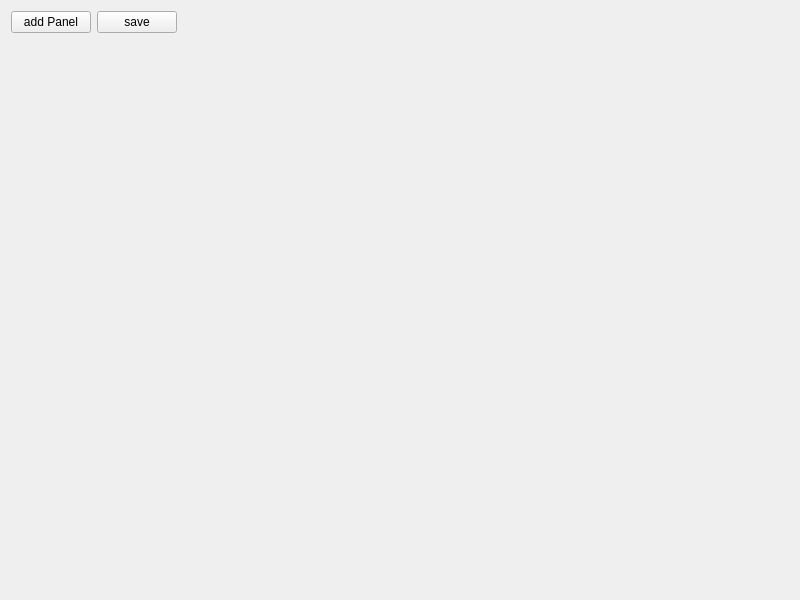
<?xml version="1.0" encoding="UTF-8"?>
<ui version="4.0">
 <class>RVIZ_widget</class>
 <widget class="QWidget" name="RVIZ_widget">
  <property name="geometry">
   <rect>
    <x>0</x>
    <y>0</y>
    <width>800</width>
    <height>600</height>
   </rect>
  </property>
  <property name="windowTitle">
   <string>RVIZ_widget</string>
  </property>
  <layout class="QGridLayout" name="gridLayout">
   <item row="0" column="2">
    <spacer name="horizontalSpacer">
     <property name="orientation">
      <enum>Qt::Horizontal</enum>
     </property>
     <property name="sizeHint" stdset="0">
      <size>
       <width>607</width>
       <height>20</height>
      </size>
     </property>
    </spacer>
   </item>
   <item row="1" column="0" colspan="3">
    <widget class="QWidget" name="widget" native="true">
     <layout class="QVBoxLayout" name="rv_frame"/>
    </widget>
   </item>
   <item row="0" column="0">
    <widget class="QPushButton" name="addPanelButton">
     <property name="text">
      <string>add Panel</string>
     </property>
    </widget>
   </item>
   <item row="0" column="1">
    <widget class="QPushButton" name="saveButton">
     <property name="text">
      <string>save</string>
     </property>
    </widget>
   </item>
  </layout>
 </widget>
 <resources/>
 <connections/>
</ui>
